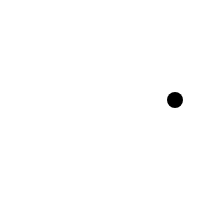
Frame 1 (no input)
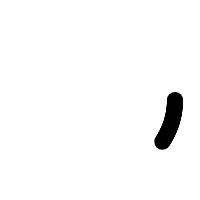
Frame 60 (no input)
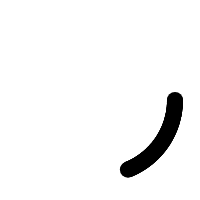
Frame 120 (the mouse pressed at the canvas centre since frame 60)

The p5.js sketch that drew these frames (run headless with seeded random() and noise() and a simulated clock; from frame 60 on, the mouse is pressed at the canvas centre):

// p5.js sketch
// ── sketch.js
// A Polar coordinate
let r = 75;
let theta = 0;

function setup() {
	createCanvas(200, 200);
	background(255);
}

function draw() {
	// Polar to Cartesian conversion
	let x = r * cos(theta);
	let y = r * sin(theta);

	// Draw an ellipse at x,y
	noStroke();
	fill(0);
	ellipse(x+width/2, y + height/2, 16, 16);

	// Increment the angle
	theta += .01;

}
